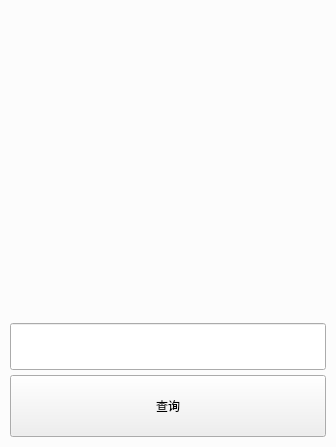
<?xml version="1.0" encoding="UTF-8"?>
<ui version="4.0">
 <class>CollectionMoney</class>
 <widget class="QWidget" name="CollectionMoney">
  <property name="geometry">
   <rect>
    <x>0</x>
    <y>0</y>
    <width>336</width>
    <height>447</height>
   </rect>
  </property>
  <property name="windowTitle">
   <string>Form</string>
  </property>
  <property name="styleSheet">
   <string notr="true">#widget,
lineEdit_qr,
pushButton_qr{
border: 0px;
background-color: rgb(252,252,252);
}</string>
  </property>
  <layout class="QGridLayout" name="gridLayout">
   <property name="leftMargin">
    <number>0</number>
   </property>
   <property name="topMargin">
    <number>0</number>
   </property>
   <property name="rightMargin">
    <number>0</number>
   </property>
   <property name="bottomMargin">
    <number>0</number>
   </property>
   <property name="spacing">
    <number>0</number>
   </property>
   <item row="0" column="0">
    <widget class="QWidget" name="widget" native="true">
     <layout class="QVBoxLayout" name="verticalLayout" stretch="1,10,4">
      <property name="spacing">
       <number>0</number>
      </property>
      <property name="leftMargin">
       <number>10</number>
      </property>
      <property name="rightMargin">
       <number>10</number>
      </property>
      <property name="bottomMargin">
       <number>10</number>
      </property>
      <item>
       <widget class="QWidget" name="widget_4" native="true">
        <layout class="QVBoxLayout" name="verticalLayout_3">
         <property name="leftMargin">
          <number>0</number>
         </property>
         <property name="topMargin">
          <number>0</number>
         </property>
         <property name="rightMargin">
          <number>0</number>
         </property>
         <property name="bottomMargin">
          <number>0</number>
         </property>
         <item>
          <widget class="QLabel" name="label_title">
           <property name="text">
            <string/>
           </property>
          </widget>
         </item>
         <item>
          <spacer name="verticalSpacer">
           <property name="orientation">
            <enum>Qt::Vertical</enum>
           </property>
           <property name="sizeHint" stdset="0">
            <size>
             <width>20</width>
             <height>8</height>
            </size>
           </property>
          </spacer>
         </item>
        </layout>
       </widget>
      </item>
      <item>
       <widget class="QWidget" name="widget_3" native="true">
        <layout class="QVBoxLayout" name="verticalLayout_4" stretch="1,8">
         <property name="spacing">
          <number>8</number>
         </property>
         <property name="leftMargin">
          <number>0</number>
         </property>
         <property name="topMargin">
          <number>0</number>
         </property>
         <property name="rightMargin">
          <number>0</number>
         </property>
         <property name="bottomMargin">
          <number>0</number>
         </property>
         <item>
          <widget class="QLabel" name="label_remind">
           <property name="text">
            <string/>
           </property>
          </widget>
         </item>
         <item>
          <widget class="QLabel" name="label_icon">
           <property name="text">
            <string/>
           </property>
          </widget>
         </item>
        </layout>
       </widget>
      </item>
      <item>
       <widget class="QWidget" name="widget_2" native="true">
        <property name="styleSheet">
         <string notr="true">lineEdit_qr,
pushButton_qr{
border: 0px;
background-color: rgb(252,252,252);
}</string>
        </property>
        <layout class="QVBoxLayout" name="verticalLayout_2" stretch="3,4">
         <property name="spacing">
          <number>5</number>
         </property>
         <property name="leftMargin">
          <number>0</number>
         </property>
         <property name="topMargin">
          <number>0</number>
         </property>
         <property name="rightMargin">
          <number>0</number>
         </property>
         <property name="bottomMargin">
          <number>0</number>
         </property>
         <item>
          <widget class="QLineEdit" name="lineEdit_qr">
           <property name="sizePolicy">
            <sizepolicy hsizetype="Preferred" vsizetype="Preferred">
             <horstretch>0</horstretch>
             <verstretch>0</verstretch>
            </sizepolicy>
           </property>
          </widget>
         </item>
         <item>
          <widget class="QPushButton" name="pushButton_qr">
           <property name="sizePolicy">
            <sizepolicy hsizetype="Preferred" vsizetype="Preferred">
             <horstretch>0</horstretch>
             <verstretch>0</verstretch>
            </sizepolicy>
           </property>
           <property name="text">
            <string>查询</string>
           </property>
          </widget>
         </item>
        </layout>
       </widget>
      </item>
     </layout>
    </widget>
   </item>
  </layout>
 </widget>
 <resources/>
 <connections/>
</ui>
